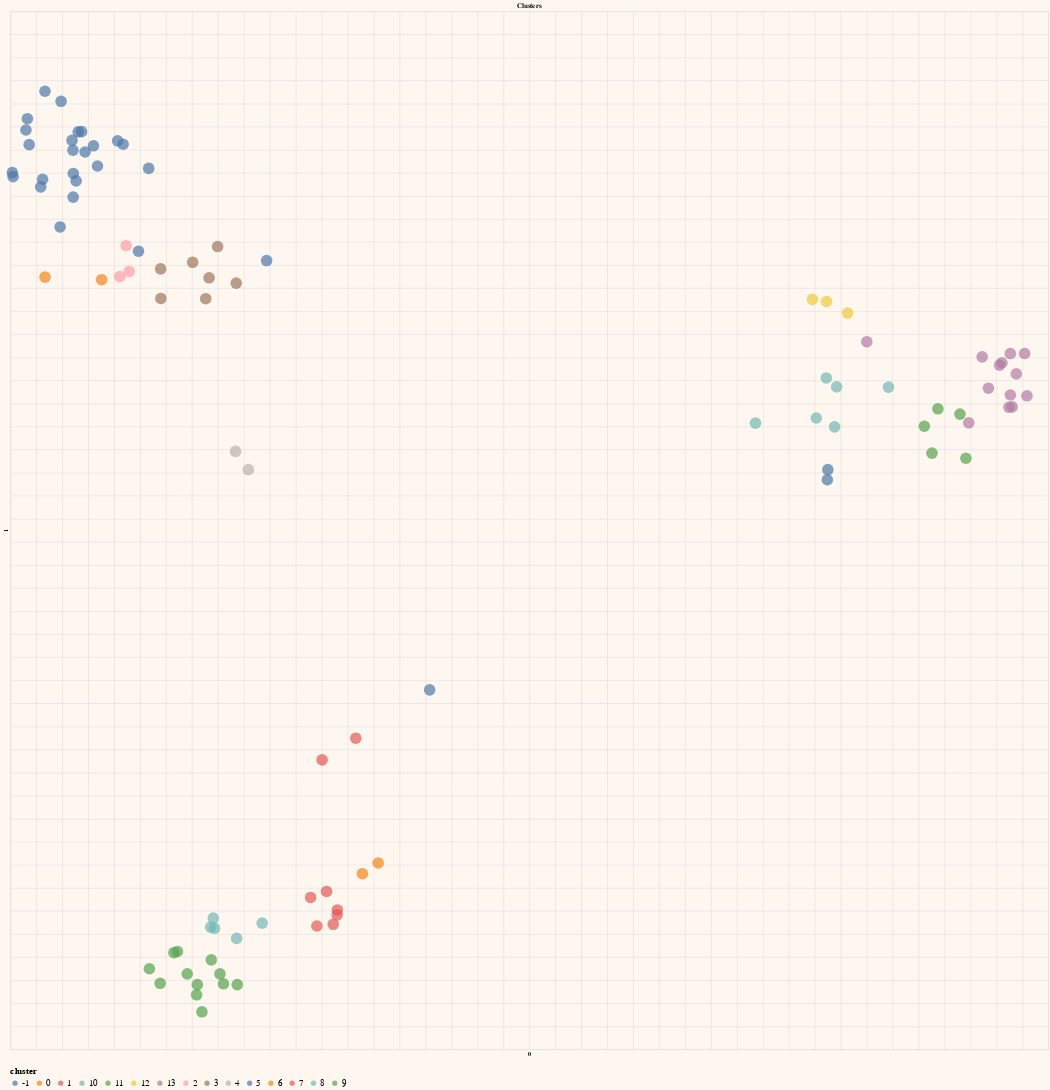

This figure's notebook cell:
### Markdown cell above
### Step 3: Visualize the Results in a 2D Plot

When specified with 2 clusters to group the documents by, the algorithm looks to be spot on, where it generates one cluster related to airline information and one cluster related to ground service information.

### Code cell
# Plot on a chart
df_clust.columns = df_clust.columns.astype(str)
generate_chart(df_clust.iloc[:96],'0','1',lbl='off',color='cluster',title='Clusters')

### Figure 1 — Vega-Lite specification as saved in the notebook (floating-point values rounded to 4 significant figures; data arrays with more than 128 entries replaced by an {"elided": "..."} marker saying what was removed)
{"config": {"view": {"continuousWidth": 300, "continuousHeight": 300}, "background": "#FDF7F0", "legend": {"labelFontSize": 18, "orient": "bottom", "titleFontSize": 18}}, "layer": [{"mark": {"type": "circle", "size": 500}, "encoding": {"color": {"field": "cluster", "type": "nominal"}, "tooltip": [{"field": "category_path", "type": "nominal"}], "x": {"axis": {"domain": false, "labels": false, "ticks": false}, "field": "0", "scale": {"zero": false}, "type": "quantitative"}, "y": {"axis": {"domain": false, "labels": false, "ticks": false}, "field": "1", "scale": {"zero": false}, "type": "quantitative"}}}, {"mark": {"type": "text", "align": "left", "baseline": "middle", "dx": 10}, "encoding": {"color": {"field": "cluster", "type": "nominal"}, "tooltip": [{"field": "category_path", "type": "nominal"}], "x": {"axis": {"domain": false, "labels": false, "ticks": false}, "field": "0", "scale": {"zero": false}, "type": "quantitative"}, "y": {"axis": {"domain": false, "labels": false, "ticks": false}, "field": "1", "scale": {"zero": false}, "type": "quantitative"}}}], "data": {"name": "data-cb168e1335fa70a24a5c6c347586bd12"}, "height": 2400, "title": "Clusters", "width": 3000, "$schema": "https://vega.github.io/schema/vega-lite/v5.20.1.json", "datasets": {"data-cb168e1335fa70a24a5c6c347586bd12": [{"category_path": "Automobile / Car Care / Exterior Care / Car Polishes & Waxes / Chrome & Metal Polishes / Chrome Polishes", "query_embeds": {"elided": "1536 float values"}, "0": -0.01652, "1": -0.3383, "cluster": "0"}, {"category_path": "Automobile / Car Care / Exterior Care / Car Polishes & Waxes / Chrome & Metal Polishes / Metal Polishes", "query_embeds": {"elided": "1536 float values"}, "0": -0.02867, "1": -0.3477, "cluster": "0"}, {"category_path": "Automobile / Car Care / Exterior Care / Car Polishes & Waxes / Pre-Wax Cleaners / Bug & Sap Removers", "query_embeds": {"elided": "1536 float values"}, "0": -0.06859, "1": -0.3682, "cluster": "1"}, {"category_path": "Automobile / Car Care / Exterior Care / Car Polishes & Waxes / Pre-Wax Cleaners / Bug & Sap Removers / Bug Removers", "query_embeds": {"elided": "1536 float values"}, "0": -0.0563, "1": -0.363, "cluster": "1"}, {"category_path": "Automobile / Car Care / Exterior Care / Car Polishes & Waxes / Pre-Wax Cleaners / Bug & Sap Removers / Sap Removers", "query_embeds": {"elided": "1536 float values"}, "0": -0.04797, "1": -0.3791, "cluster": "1"}, {"category_path": "Automobile / Car Care / Exterior Care / Car Polishes & Waxes / Pre-Wax Cleaners / Tar & Wax Removers", "query_embeds": {"elided": "1536 float values"}, "0": -0.06377, "1": -0.393, "cluster": "1"}, {"category_path": "Automobile / Car Care / Exterior Care / Car Polishes & Waxes / Pre-Wax Cleaners / Tar & Wax Removers / Tar Removers", "query_embeds": {"elided": "1536 float values"}, "0": -0.05117, "1": -0.3915, "cluster": "1"}, {"category_path": "Automobile / Car Care / Exterior Care / Car Polishes & Waxes / Pre-Wax Cleaners / Tar & Wax Removers / Wax Removers", "query_embeds": {"elided": "1536 float values"}, "0": -0.04814, "1": -0.3833, "cluster": "1"}, {"category_path": "Automobile / Car Electronics & Accessories / Car Electronics / Car Audio / Amplifiers / Dual-channel Amplifiers", "query_embeds": {"elided": "1536 float values"}, "0": -0.2084, "1": 0.1745, "cluster": "2"}, {"category_path": "Automobile / Car Electronics & Accessories / Car Electronics / Car Audio / Amplifiers / Mono Amplifiers", "query_embeds": {"elided": "1536 float values"}, "0": -0.2107, "1": 0.1969, "cluster": "2"}, {"category_path": "Automobile / Car Electronics & Accessories / Car Electronics / Car Audio / Amplifiers / Multichannel Amplifiers", "query_embeds": {"elided": "1536 float values"}, "0": -0.2157, "1": 0.1701, "cluster": "2"}, {"category_path": "Automobile / Car Electronics & Accessories / Car Electronics / Car Audio / Speakers / Center-Channel Speakers", "query_embeds": {"elided": "1536 float values"}, "0": -0.1495, "1": 0.1509, "cluster": "3"}, {"category_path": "Automobile / Car Electronics & Accessories / Car Electronics / Car Audio / Speakers / Coaxial Speakers", "query_embeds": {"elided": "1536 float values"}, "0": -0.1259, "1": 0.1644, "cluster": "3"}, {"category_path": "Automobile / Car Electronics & Accessories / Car Electronics / Car Audio / Speakers / Component Speakers", "query_embeds": {"elided": "1536 float values"}, "0": -0.1403, "1": 0.1961, "cluster": "3"}, {"category_path": "Automobile / Car Electronics & Accessories / Car Electronics / Car Audio / Speakers / Kick-Panel Enclosures", "query_embeds": {"elided": "1536 float values"}, "0": -0.2013, "1": 0.1921, "cluster": "-1"}, {"category_path": "Automobile / Car Electronics & Accessories / Car Electronics / Car Audio / Speakers / Surface-mounted Speakers", "query_embeds": {"elided": "1536 float values"}, "0": -0.1025, "1": 0.184, "cluster": "-1"}, {"category_path": "Automobile / Car Electronics & Accessories / Car Electronics / Car Audio / Speakers / Tweeters", "query_embeds": {"elided": "1536 float values"}, "0": -0.1468, "1": 0.169, "cluster": "3"}, {"category_path": "Automobile / Car Electronics & Accessories / Car Electronics / Car Audio / Subwoofers / Component Subwoofers", "query_embeds": {"elided": "1536 float values"}, "0": -0.1595, "1": 0.1825, "cluster": "3"}, {"category_path": "Automobile / Car Electronics & Accessories / Car Electronics / Car Audio / Subwoofers / Enclosed Subwoofer Systems", "query_embeds": {"elided": "1536 float values"}, "0": -0.1842, "1": 0.1767, "cluster": "3"}, {"category_path": "Automobile / Car Electronics & Accessories / Car Electronics / Car Audio / Subwoofers / Subwoofer Boxes and Enclosures", "query_embeds": {"elided": "1536 float values"}, "0": -0.184, "1": 0.1511, "cluster": "3"}, {"category_path": "Automobile / Car Electronics & Accessories / Car Electronics / Car Safety & Security / Keyless Entry / Entry Systems", "query_embeds": {"elided": "1536 float values"}, "0": -0.1265, "1": 0.01849, "cluster": "4"}, {"category_path": "Automobile / Car Electronics & Accessories / Car Electronics / Car Safety & Security / Keyless Entry / Remote Control Transmitters", "query_embeds": {"elided": "1536 float values"}, "0": -0.1166, "1": 0.002791, "cluster": "4"}, {"category_path": "Automobile / Car Electronics & Accessories / Car Electronics / Installation Accessories & Harnesses / Amplifier Installation / Amplifier Harnesses", "query_embeds": {"elided": "1536 float values"}, "0": -0.2869, "1": 0.307, "cluster": "5"}, {"category_path": "Automobile / Car Electronics & Accessories / Car Electronics / Installation Accessories & Harnesses / Amplifier Installation / Amplifier Wiring Kits", "query_embeds": {"elided": "1536 float values"}, "0": -0.2609, "1": 0.3221, "cluster": "5"}, {"category_path": "Automobile / Car Electronics & Accessories / Car Electronics / Installation Accessories & Harnesses / Amplifier Installation / Battery Wiring & Terminals", "query_embeds": {"elided": "1536 float values"}, "0": -0.2359, "1": 0.2835, "cluster": "5"}, {"category_path": "Automobile / Car Electronics & Accessories / Car Electronics / Installation Accessories & Harnesses / Amplifier Installation / Capacitors", "query_embeds": {"elided": "1536 float values"}, "0": -0.2515, "1": 0.2595, "cluster": "5"}, {"category_path": "Automobile / Car Electronics & Accessories / Car Electronics / Installation Accessories & Harnesses / Amplifier Installation / Cooling Fans", "query_embeds": {"elided": "1536 float values"}, "0": -0.2518, "1": 0.2796, "cluster": "5"}, {"category_path": "Automobile / Car Electronics & Accessories / Car Electronics / Installation Accessories & Harnesses / Amplifier Installation / Distribution Blocks", "query_embeds": {"elided": "1536 float values"}, "0": -0.2477, "1": 0.2956, "cluster": "5"}, {"category_path": "Automobile / Car Electronics & Accessories / Car Electronics / Installation Accessories & Harnesses / Amplifier Installation / Fuse Holders", "query_embeds": {"elided": "1536 float values"}, "0": -0.1934, "1": 0.2639, "cluster": "5"}, {"category_path": "Automobile / Car Electronics & Accessories / Car Electronics / Installation Accessories & Harnesses / Amplifier Installation / Fuses", "query_embeds": {"elided": "1536 float values"}, "0": -0.2174, "1": 0.2878, "cluster": "5"}, {"category_path": "Automobile / Car Electronics & Accessories / Car Electronics / Installation Accessories & Harnesses / Amplifier Installation / Heat-Shrink Tubing", "query_embeds": {"elided": "1536 float values"}, "0": -0.2516, "1": 0.239, "cluster": "-1"}, {"category_path": "Automobile / Car Electronics & Accessories / Car Electronics / Installation Accessories & Harnesses / Amplifier Installation / Interconnect Cables", "query_embeds": {"elided": "1536 float values"}, "0": -0.2855, "1": 0.2845, "cluster": "5"}, {"category_path": "Automobile / Car Electronics & Accessories / Car Electronics / Installation Accessories & Harnesses / Amplifier Installation / Mounting Hardware", "query_embeds": {"elided": "1536 float values"}, "0": -0.2329, "1": 0.266, "cluster": "5"}, {"category_path": "Automobile / Car Electronics & Accessories / Car Electronics / Installation Accessories & Harnesses / Amplifier Installation / Noise Filters", "query_embeds": {"elided": "1536 float values"}, "0": -0.2979, "1": 0.2567, "cluster": "5"}, {"category_path": "Automobile / Car Electronics & Accessories / Car Electronics / Installation Accessories & Harnesses / Amplifier Installation / Power & Ground Cable", "query_embeds": {"elided": "1536 float values"}, "0": -0.2985, "1": 0.2603, "cluster": "5"}, {"category_path": "Automobile / Car Electronics & Accessories / Car Electronics / Installation Accessories & Harnesses / Amplifier Installation / Power-Cable Terminals", "query_embeds": {"elided": "1536 float values"}, "0": -0.2424, "1": 0.2781, "cluster": "5"}, {"category_path": "Automobile / Car Electronics & Accessories / Car Electronics / Installation Accessories & Harnesses / Amplifier Installation / Power-Distribution Components", "query_embeds": {"elided": "1536 float values"}, "0": -0.2733, "1": 0.3308, "cluster": "5"}, {"category_path": "Automobile / Car Electronics & Accessories / Car Electronics / Installation Accessories & Harnesses / Amplifier Installation / Power-Distribution Kits", "query_embeds": {"elided": "1536 float values"}, "0": -0.288, "1": 0.2972, "cluster": "5"}, {"category_path": "Automobile / Car Electronics & Accessories / Car Electronics / Installation Accessories & Harnesses / MP3 Player Cables & Adapters / Car Chargers", "query_embeds": {"elided": "1536 float values"}, "0": -0.2733, "1": 0.1697, "cluster": "6"}, {"category_path": "Automobile / Car Electronics & Accessories / Car Electronics / Installation Accessories & Harnesses / MP3 Player Cables & Adapters / Cassette Player Adapters", "query_embeds": {"elided": "1536 float values"}, "0": -0.2297, "1": 0.1674, "cluster": "6"}, {"category_path": "Automobile / Car Electronics & Accessories / Car Electronics / Installation Accessories & Harnesses / Speaker Installation / Bass Blockers", "query_embeds": {"elided": "1536 float values"}, "0": -0.2617, "1": 0.2131, "cluster": "5"}, {"category_path": "Automobile / Car Electronics & Accessories / Car Electronics / Installation Accessories & Harnesses / Speaker Installation / Carpet", "query_embeds": {"elided": "1536 float values"}, "0": -0.2752, "1": 0.2545, "cluster": "5"}, {"category_path": "Automobile / Car Electronics & Accessories / Car Electronics / Installation Accessories & Harnesses / Speaker Installation / Insulation & Noise Control", "query_embeds": {"elided": "1536 float values"}, "0": -0.2766, "1": 0.2478, "cluster": "5"}, {"category_path": "Automobile / Car Electronics & Accessories / Car Electronics / Installation Accessories & Harnesses / Speaker Installation / Speaker Boxes", "query_embeds": {"elided": "1536 float values"}, "0": -0.2451, "1": 0.2957, "cluster": "5"}, {"category_path": "Automobile / Car Electronics & Accessories / Car Electronics / Installation Accessories & Harnesses / Speaker Installation / Speaker Connectors", "query_embeds": {"elided": "1536 float values"}, "0": -0.2131, "1": 0.2848, "cluster": "5"}, {"category_path": "Automobile / Car Electronics & Accessories / Car Electronics / Installation Accessories & Harnesses / Speaker Installation / Speaker Harnesses", "query_embeds": {"elided": "1536 float values"}, "0": -0.2525, "1": 0.2882, "cluster": "5"}, {"category_path": "Automobile / Car Electronics & Accessories / Car Electronics / Installation Accessories & Harnesses / Speaker Installation / Speaker Wire", "query_embeds": {"elided": "1536 float values"}, "0": -0.2493, "1": 0.2531, "cluster": "5"}, {"category_path": "Automobile / Exterior Accessories / Towing Products & Winches / Hitch Accessories / Engine Oil Coolers & Kits / Oil Cooler Kits", "query_embeds": {"elided": "1536 float values"}, "0": -0.03378, "1": -0.2302, "cluster": "7"}, {"category_path": "Automobile / Exterior Accessories / Towing Products & Winches / Hitch Accessories / Engine Oil Coolers & Kits / Oil Coolers", "query_embeds": {"elided": "1536 float values"}, "0": -0.05972, "1": -0.249, "cluster": "7"}, {"category_path": "Automobile / Exterior Accessories / Towing Products & Winches / Hoists & Cranes / Jacks / Bottle Jacks", "query_embeds": {"elided": "1536 float values"}, "0": -0.1256, "1": -0.4038, "cluster": "8"}, {"category_path": "Automobile / Exterior Accessories / Towing Products & Winches / Hoists & Cranes / Jacks / Floor Jacks", "query_embeds": {"elided": "1536 float values"}, "0": -0.1457, "1": -0.394, "cluster": "8"}, {"category_path": "Automobile / Exterior Accessories / Towing Products & Winches / Hoists & Cranes / Jacks / Scissor Lift Jacks", "query_embeds": {"elided": "1536 float values"}, "0": -0.1427, "1": -0.395, "cluster": "8"}, {"category_path": "Automobile / Exterior Accessories / Towing Products & Winches / Hoists & Cranes / Jacks / Stabilizer Jacks", "query_embeds": {"elided": "1536 float values"}, "0": -0.1436, "1": -0.3861, "cluster": "8"}, {"category_path": "Automobile / Exterior Accessories / Towing Products & Winches / Hoists & Cranes / Jacks / Transmission Jacks", "query_embeds": {"elided": "1536 float values"}, "0": -0.1059, "1": -0.3905, "cluster": "8"}, {"category_path": "Automobile / Exterior Accessories / Towing Products & Winches / Tow Hooks & Straps / Tie-Downs / Bungee Cords", "query_embeds": {"elided": "1536 float values"}, "0": -0.1739, "1": -0.4161, "cluster": "9"}, {"category_path": "Automobile / Exterior Accessories / Towing Products & Winches / Tow Hooks & Straps / Tie-Downs / Chains", "query_embeds": {"elided": "1536 float values"}, "0": -0.1524, "1": -0.4674, "cluster": "9"}, {"category_path": "Automobile / Exterior Accessories / Towing Products & Winches / Tow Hooks & Straps / Tie-Downs / Chains / Ball & Bead Chains", "query_embeds": {"elided": "1536 float values"}, "0": -0.1251, "1": -0.4438, "cluster": "9"}, {"category_path": "Automobile / Exterior Accessories / Towing Products & Winches / Tow Hooks & Straps / Tie-Downs / Chains / Loop Chains", "query_embeds": {"elided": "1536 float values"}, "0": -0.1713, "1": -0.4151, "cluster": "9"}, {"category_path": "Automobile / Exterior Accessories / Towing Products & Winches / Tow Hooks & Straps / Tie-Downs / Chains / Register Chains", "query_embeds": {"elided": "1536 float values"}, "0": -0.1385, "1": -0.4345, "cluster": "9"}, {"category_path": "Automobile / Exterior Accessories / Towing Products & Winches / Tow Hooks & Straps / Tie-Downs / Chains / Sash Chains", "query_embeds": {"elided": "1536 float values"}, "0": -0.1357, "1": -0.4431, "cluster": "9"}, {"category_path": "Automobile / Exterior Accessories / Towing Products & Winches / Tow Hooks & Straps / Tie-Downs / Chains / Twist Chains", "query_embeds": {"elided": "1536 float values"}, "0": -0.1452, "1": -0.4224, "cluster": "9"}, {"category_path": "Automobile / Exterior Accessories / Towing Products & Winches / Tow Hooks & Straps / Tie-Downs / Ratcheting", "query_embeds": {"elided": "1536 float values"}, "0": -0.1559, "1": -0.4438, "cluster": "9"}, {"category_path": "Automobile / Exterior Accessories / Towing Products & Winches / Tow Hooks & Straps / Tie-Downs / Rope", "query_embeds": {"elided": "1536 float values"}, "0": -0.1929, "1": -0.4301, "cluster": "9"}, {"category_path": "Automobile / Exterior Accessories / Towing Products & Winches / Tow Hooks & Straps / Tie-Downs / Straps", "query_embeds": {"elided": "1536 float values"}, "0": -0.1637, "1": -0.4345, "cluster": "9"}, {"category_path": "Automobile / Exterior Accessories / Towing Products & Winches / Tow Hooks & Straps / Tie-Downs / Tarps", "query_embeds": {"elided": "1536 float values"}, "0": -0.1565, "1": -0.4526, "cluster": "9"}, {"category_path": "Automobile / Exterior Accessories / Towing Products & Winches / Tow Hooks & Straps / Tie-Downs / Twine", "query_embeds": {"elided": "1536 float values"}, "0": -0.1846, "1": -0.4427, "cluster": "9"}, {"category_path": "Automobile / Lights & Lighting Accessories / Bulbs / Dash & Instrument Bulbs / Dash Indicator Lights / Check Engine Indicator Lights", "query_embeds": {"elided": "1536 float values"}, "0": 0.3288, "1": 0.08221, "cluster": "10"}, {"category_path": "Automobile / Lights & Lighting Accessories / Bulbs / Dash & Instrument Bulbs / Dash Indicator Lights / Check Transmission Indicator Lights", "query_embeds": {"elided": "1536 float values"}, "0": 0.3352, "1": 0.03974, "cluster": "10"}, {"category_path": "Automobile / Lights & Lighting Accessories / Bulbs / Dash & Instrument Bulbs / Dash Indicator Lights / Fasten Seat Belt Indicator Lights", "query_embeds": {"elided": "1536 float values"}, "0": 0.2743, "1": 0.04303, "cluster": "10"}, {"category_path": "Automobile / Lights & Lighting Accessories / Bulbs / Dash & Instrument Bulbs / Dash Indicator Lights / Hi-Beam Indicator Lights", "query_embeds": {"elided": "1536 float values"}, "0": 0.3368, "1": 0.07454, "cluster": "10"}, {"category_path": "Automobile / Lights & Lighting Accessories / Bulbs / Dash & Instrument Bulbs / Dash Indicator Lights / Parking Brake Indicator Lights", "query_embeds": {"elided": "1536 float values"}, "0": 0.3211, "1": 0.04747, "cluster": "10"}, {"category_path": "Automobile / Lights & Lighting Accessories / Bulbs / Dash & Instrument Bulbs / Dash Indicator Lights / Turn Signal Indicator Lights", "query_embeds": {"elided": "1536 float values"}, "0": 0.3768, "1": 0.07428, "cluster": "10"}, {"category_path": "Automobile / Lights & Lighting Accessories / Lighting Assemblies & Accessories / Headlight Assemblies & Parts / Headlight Assemblies & Mouldings / Headlight Assemblies", "query_embeds": {"elided": "1536 float values"}, "0": 0.4318, "1": 0.05084, "cluster": "11"}, {"category_path": "Automobile / Lights & Lighting Accessories / Lighting Assemblies & Accessories / Headlight Assemblies & Parts / Headlight Assemblies & Mouldings / Headlight Assembly Mouldings", "query_embeds": {"elided": "1536 float values"}, "0": 0.4149, "1": 0.05543, "cluster": "11"}, {"category_path": "Automobile / Lights & Lighting Accessories / Lighting Assemblies & Accessories / Headlight Assemblies & Parts / Headlight Parts & Accessories / Headlight Adjusting Screws", "query_embeds": {"elided": "1536 float values"}, "0": 0.3296, "1": -0.006015, "cluster": "-1"}, {"category_path": "Automobile / Lights & Lighting Accessories / Lighting Assemblies & Accessories / Headlight Assemblies & Parts / Headlight Parts & Accessories / Headlight Bulb Retainers", "query_embeds": {"elided": "1536 float values"}, "0": 0.33, "1": 0.002706, "cluster": "-1"}, {"category_path": "Automobile / Lights & Lighting Accessories / Lighting Assemblies & Accessories / Headlight Assemblies & Parts / Headlight Parts & Accessories / Headlight Covers", "query_embeds": {"elided": "1536 float values"}, "0": 0.4044, "1": 0.04032, "cluster": "11"}, {"category_path": "Automobile / Lights & Lighting Accessories / Lighting Assemblies & Accessories / Headlight Assemblies & Parts / Headlight Parts & Accessories / Headlight Restoration Kits", "query_embeds": {"elided": "1536 float values"}, "0": 0.4103, "1": 0.017, "cluster": "11"}, {"category_path": "Automobile / Lights & Lighting Accessories / Lighting Assemblies & Accessories / Headlight Assemblies & Parts / Headlight Parts & Accessories / Headlight Wipers & Accessories", "query_embeds": {"elided": "1536 float values"}, "0": 0.4364, "1": 0.01258, "cluster": "11"}, {"category_path": "Automobile / Lights & Lighting Accessories / Lighting Assemblies & Accessories / Headlight Assemblies & Parts / Headlight Parts & Accessories / High & Low Wiring Kits", "query_embeds": {"elided": "1536 float values"}, "0": 0.3452, "1": 0.1385, "cluster": "12"}, {"category_path": "Automobile / Lights & Lighting Accessories / Lighting Assemblies & Accessories / Headlight Assemblies & Parts / Headlight Parts & Accessories / High & Low Wiring Kits / High Wiring Kits", "query_embeds": {"elided": "1536 float values"}, "0": 0.3181, "1": 0.1504, "cluster": "12"}, {"category_path": "Automobile / Lights & Lighting Accessories / Lighting Assemblies & Accessories / Headlight Assemblies & Parts / Headlight Parts & Accessories / High & Low Wiring Kits / Low Wiring Kits", "query_embeds": {"elided": "1536 float values"}, "0": 0.329, "1": 0.1485, "cluster": "12"}, {"category_path": "Automobile / Lights & Lighting Accessories / Lighting Assemblies & Accessories / Signal Light Assemblies / Flashers & Hazard Lights / Electronic Flashers", "query_embeds": {"elided": "1536 float values"}, "0": 0.36, "1": 0.1136, "cluster": "13"}, {"category_path": "Automobile / Lights & Lighting Accessories / Lighting Assemblies & Accessories / Signal Light Assemblies / Flashers & Hazard Lights / Hazard Lights", "query_embeds": {"elided": "1536 float values"}, "0": 0.449, "1": 0.1005, "cluster": "13"}, {"category_path": "Automobile / Lights & Lighting Accessories / Lighting Assemblies & Accessories / Signal Light Assemblies / Marker Light Assemblies / Side Marker & Cornering & Combos", "query_embeds": {"elided": "1536 float values"}, "0": 0.4696, "1": 0.05677, "cluster": "13"}, {"category_path": "Automobile / Lights & Lighting Accessories / Lighting Assemblies & Accessories / Signal Light Assemblies / Marker Light Assemblies / Side Marker & Parking Light Combos", "query_embeds": {"elided": "1536 float values"}, "0": 0.4721, "1": 0.0571, "cluster": "13"}, {"category_path": "Automobile / Lights & Lighting Accessories / Lighting Assemblies & Accessories / Signal Light Assemblies / Marker Light Assemblies / Side Marker & Turn Signal Combos", "query_embeds": {"elided": "1536 float values"}, "0": 0.4835, "1": 0.06674, "cluster": "13"}, {"category_path": "Automobile / Lights & Lighting Accessories / Lighting Assemblies & Accessories / Signal Light Assemblies / Marker Light Assemblies / Side Marker Assemblies", "query_embeds": {"elided": "1536 float values"}, "0": 0.4707, "1": 0.06743, "cluster": "13"}, {"category_path": "Automobile / Lights & Lighting Accessories / Lighting Assemblies & Accessories / Signal Light Assemblies / Marker Light Assemblies / Top Clearance Marker Assemblies", "query_embeds": {"elided": "1536 float values"}, "0": 0.4386, "1": 0.04331, "cluster": "13"}, {"category_path": "Automobile / Lights & Lighting Accessories / Lighting Assemblies & Accessories / Signal Light Assemblies / Turn Signal Lights / Powersports Turn Signal Assemblies", "query_embeds": {"elided": "1536 float values"}, "0": 0.4624, "1": 0.09333, "cluster": "13"}, {"category_path": "Automobile / Lights & Lighting Accessories / Lighting Assemblies & Accessories / Signal Light Assemblies / Turn Signal Lights / Powersports Turn Signal Assemblies / Turn Signal Assemblies", "query_embeds": {"elided": "1536 float values"}, "0": 0.4642, "1": 0.09539, "cluster": "13"}, {"category_path": "Automobile / Lights & Lighting Accessories / Lighting Assemblies & Accessories / Signal Light Assemblies / Turn Signal Lights / Powersports Turn Signal Assemblies / Turn Signal Lenses", "query_embeds": {"elided": "1536 float values"}, "0": 0.4538, "1": 0.0733, "cluster": "13"}, {"category_path": "Automobile / Lights & Lighting Accessories / Lighting Assemblies & Accessories / Signal Light Assemblies / Turn Signal Lights / Turn Signal & Fog Light Combos", "query_embeds": {"elided": "1536 float values"}, "0": 0.4707, "1": 0.1034, "cluster": "13"}, {"category_path": "Automobile / Lights & Lighting Accessories / Lighting Assemblies & Accessories / Signal Light Assemblies / Turn Signal Lights / Turn Signal & Parking Light Combos", "query_embeds": {"elided": "1536 float values"}, "0": 0.4753, "1": 0.08576, "cluster": "13"}, {"category_path": "Automobile / Lights & Lighting Accessories / Lighting Assemblies & Accessories / Signal Light Assemblies / Turn Signal Lights / Turn Signal Assemblies", "query_embeds": {"elided": "1536 float values"}, "0": 0.4817, "1": 0.1034, "cluster": "13"}, {"category_path": "Automobile / Motorcycle & Powersports / Fluids & Maintenance / Lubricants / Fork Oil & Suspension Fluid / Fork Oil", "query_embeds": {"elided": "1536 float values"}, "0": 0.02316, "1": -0.1882, "cluster": "-1"}]}}
